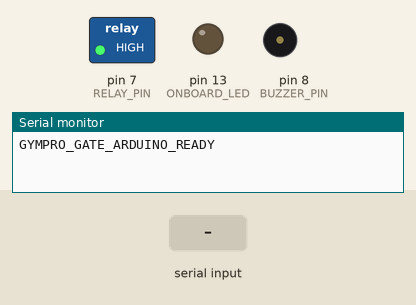
The sketch below on a simulated Arduino Uno, built with avr-gcc and run on an emulated ATmega328P. On the bench: switched loads named in the sketch (green lamp = pin HIGH), output pins drawn as LEDs (lit = HIGH), buzzer (waves = sounding), the last lines printed to the serial monitor. The inputs (shaded band) are chosen by the test bench.

Above: at 1.2 s.
1.3 s: "1" received over Serial
At 2.5 s:
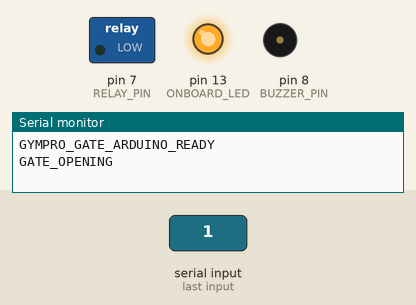
3.0 s: "O" received over Serial
At 4.4 s:
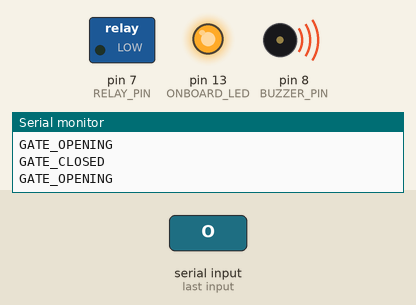
5.8 s: "o" received over Serial
At 11.6 s:
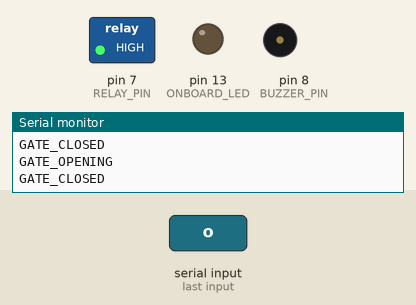
Timing chart, 0 to 13.1 s (numbered marks = the images above; inputs shaded):
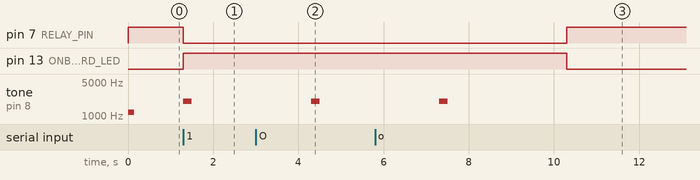

Measured:
- after the input at 1.3 s, pin 7 (RELAY_PIN): HIGH → LOW at once; pin 13 (ONBOARD_LED): LOW → HIGH at once; tone on pin 8 (BUZZER_PIN): silent → 2000 Hz at once, → silent 0.20 s later
- after the input at 3.0 s, pin 7 (RELAY_PIN): stays LOW (without the input it goes to HIGH after 1.3 s); pin 13 (ONBOARD_LED): stays HIGH (without the input it goes to LOW after 1.3 s); tone on pin 8 (BUZZER_PIN): silent → 2000 Hz after 1.3 s, → silent 0.20 s later
- after the input at 5.8 s, pin 7 (RELAY_PIN): LOW → HIGH after 4.5 s instead of 1.5 s; pin 13 (ONBOARD_LED): HIGH → LOW after 4.5 s instead of 1.5 s; tone on pin 8 (BUZZER_PIN): silent → 2000 Hz after 1.5 s, → silent 0.20 s later

The sketch:

gym_gate_arduino_mega.ino
```cpp
/*
 * =========================================================================
 * GymPro Laravel - Smart Gate Controller for Arduino Mega 2560 / Uno
 * سیستەمی کۆنترۆڵی دەرگای زیرەک و ڕیلەی ئامادەبووان بە ئاردینۆ
 * =========================================================================
 *
 * ئەم کۆدە تایبەتە بە ئاردینۆ مێگا ٢٥٦٠ کە بە پۆرتی USB (COM) بەستراوە بە کۆمپیوتەر
 * کاتێک یاریزان کارت یان بارکۆد سکەن دەکات و بەشداریکردنی کارایە،
 * سیستەمی لارافڵ فەرمانی '1' یان "OPEN" دەنێرێت لە ڕێگەی Serial Port.
 * پاشان ئەم کۆدە ڕیلەیەکە چالاک دەکات بۆ ماوەی ٣ چرکە بۆ کردنەوەی دەرگا یان تەڕەنستایل.
 *
 * بەستنی وایەرەکان (Wiring Diagram):
 * -------------------------------------------------------------
 * 1. Relay Module VCC  -->  Arduino 5V
 * 2. Relay Module GND  -->  Arduino GND
 * 3. Relay Module IN   -->  Arduino Digital Pin 7 (یان هەر پینێکی دڵخواز)
 * 4. Relay COM & NO    -->  بەسترانی زنجیرەیی بە دەرگای کارەبایی (Magnetic Lock / Strike / Turnstile)
 * -------------------------------------------------------------
 */

const int RELAY_PIN = 7;          // پینی کۆنترۆڵکردنی ڕیلەی شینەکە
const int BUZZER_PIN = 8;         // پینی بیپ یان بازەر (ئارەزوومەندانە)
const int ONBOARD_LED = 13;       // گڵۆپی تاقیکردنەوەی سەر ئاردینۆ
const unsigned long PULSE_DURATION = 3000; // کاتی کراوە مانەوەی دەرگا بە میلی چرکە (٣ چرکە)

// دۆخی چالاکبوونی ڕیلەی (زۆربەی مۆدیوولەکانی ڕیلەی شین بە LOW چالاک دەبن: Active LOW)
const int RELAY_ACTIVE = LOW;    // ئەگەر ڕیلەیەکەت پێچەوانە بوو، بیکە بە HIGH
const int RELAY_INACTIVE = HIGH; // ئەگەر ڕیلەیەکەت پێچەوانە بوو، بیکە بە LOW

void setup() {
  // دەستپێکردنی پەیوەندی Serial بە خێرایی ٩٦٠٠ باود (هاوشێوەی ئەکسێس و لارافڵ)
  Serial.begin(9600);

  pinMode(RELAY_PIN, OUTPUT);
  pinMode(ONBOARD_LED, OUTPUT);
  pinMode(BUZZER_PIN, OUTPUT);

  // دۆخی سەرەتایی: دەرگا داخراوە
  digitalWrite(RELAY_PIN, RELAY_INACTIVE);
  digitalWrite(ONBOARD_LED, LOW);
  digitalWrite(BUZZER_PIN, LOW);

  // بیپێکی کورت لە کاتی دەستپێکردن
  tone(BUZZER_PIN, 1200, 150);

  Serial.println("GYMPRO_GATE_ARDUINO_READY");
}

void loop() {
  // پشکنینی هاتنی فەرمان لە پۆرتی Serial (USB لە کۆمپیوتەرەوە)
  if (Serial.available() > 0) {
    char receivedChar = Serial.read();

    // فەرمانی '1' یان 'O' (OPEN) یان 'T' بۆ تاقیکردنەوە
    if (receivedChar == '1' || receivedChar == 'O' || receivedChar == 'o' || receivedChar == 'T') {
      openGate();
    }
    // فەرمانی پشکنینی پۆرت 'P' (Ping)
    else if (receivedChar == 'P' || receivedChar == 'p') {
      Serial.println("PONG_OK");
    }
  }
}

/**
 * فەنکشنی کردنەوەی دەرگا: چرکاندنی ڕیلەی و داخستنەوەی پاش ٣ چرکە
 */
void openGate() {
  Serial.println("GATE_OPENING");

  // چرکاندنی ڕیلەی و کردنەوەی دەرگا
  digitalWrite(RELAY_PIN, RELAY_ACTIVE);
  digitalWrite(ONBOARD_LED, HIGH);
  tone(BUZZER_PIN, 2000, 200); // دەنگی سەرکەوتن

  delay(PULSE_DURATION);

  // کوژاندنەوەی ڕیلەی و داخستنەوەی دەرگا
  digitalWrite(RELAY_PIN, RELAY_INACTIVE);
  digitalWrite(ONBOARD_LED, LOW);

  Serial.println("GATE_CLOSED");
}
```
